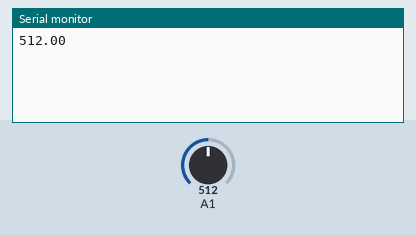
A sketch run on a simulated Arduino Uno, built with avr-gcc and run on an emulated ATmega328P. Parts: the last lines printed to the serial monitor. Inputs (shaded band) come from the test bench; at power-on: A1 = 512.

Above: at 3.2 s.
3.3 s: A1 set to 716
At 5.1 s:
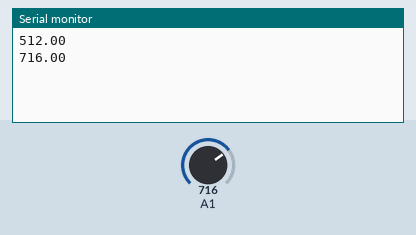
6.0 s: A1 set to 900
At 6.6 s:
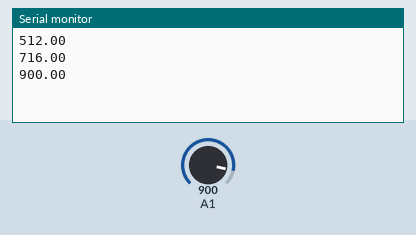
Timing chart, 0 to 9.0 s (numbered marks = the images above; inputs shaded):
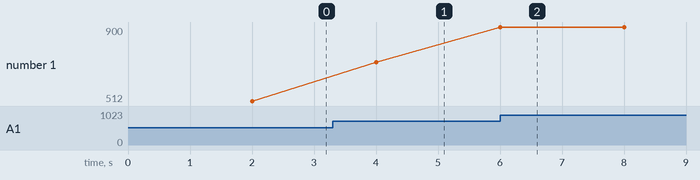

Measured:
- after the input at 3.3 s, the serial monitor: prints a new line after 0.70 s (image 1)
- after the input at 6.0 s, the serial monitor: prints a new line at once (image 2)
- plotted number 1: 512 → 716 after the input at 3.3 s, 716 → 900 after the input at 6.0 s

The sketch:

Hygrometer-Sketch.ino
```cpp
float sensorValue; //Variable um den vom Sensor ausgelesenen Wert zu speichern

void setup() {
  Serial.begin(9600);
  delay(2000);
}

void loop() {
  sensorValue = analogRead(A1); //Wert wird am Analog-Pin A1 ausgelesen und in der Variable
  Serial.println(sensorValue);
  delay(2000);
}
```
